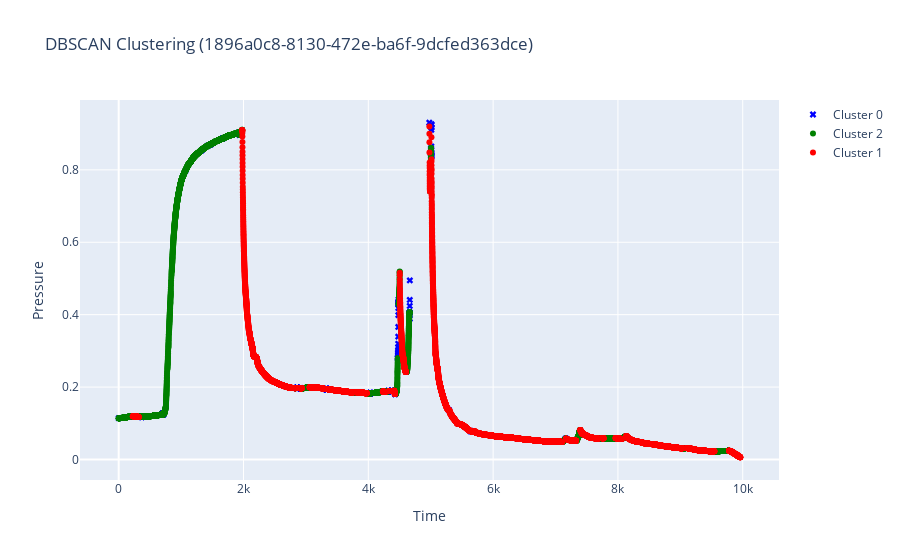

The notebook cell this image was saved under:
### Markdown cell above
## Сырая кластеризация

### Code cell
filename, recovery, drop, clust_df = process_file(filename, DATA_PATH)
plot_data(clust_df, filename)

### Figure 1 — Plotly figure (JSON) as saved in the notebook; plotly's stock layout.template omitted (floating-point values rounded to 4 significant figures; data arrays with more than 128 entries replaced by an {"elided": "..."} marker saying what was removed)
{"data": [{"marker": {"color": "blue", "size": 6, "symbol": "x"}, "mode": "markers", "name": "Cluster 0", "type": "scatter", "x": {"elided": "337 float values"}, "y": {"elided": "337 float values"}}, {"marker": {"color": "green", "size": 6, "symbol": "circle"}, "mode": "markers", "name": "Cluster 2", "type": "scatter", "x": {"elided": "5848 float values"}, "y": {"elided": "5848 float values"}}, {"marker": {"color": "red", "size": 6, "symbol": "circle"}, "mode": "markers", "name": "Cluster 1", "type": "scatter", "x": {"elided": "11133 float values"}, "y": {"elided": "11133 float values"}}], "layout": {"showlegend": true, "title": {"text": "DBSCAN Clustering (1896a0c8-8130-472e-ba6f-9dcfed363dce)"}, "xaxis": {"title": {"text": "Time"}}, "yaxis": {"title": {"text": "Pressure"}}}}
